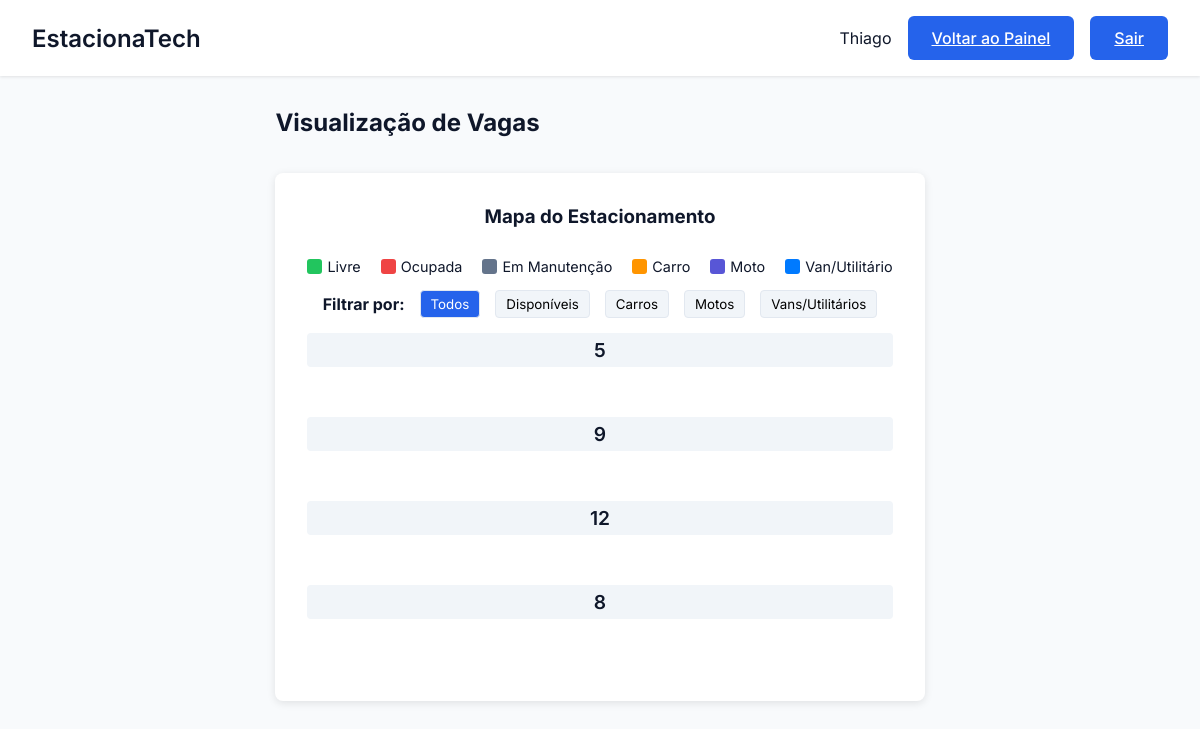
The page /vaga/visualizar_vagas (signed in) on the database its author committed.
### tables this page shows
CREATE TABLE Setor (
        id_setor TEXT PRIMARY KEY,
        n_vagas INTEGER NOT NULL
    );

### EstacionaTech/routes/vaga_routes.py (the view)
@vaga_bp.route('/visualizar_vagas')
def visualizar_vagas():
    if 'usuario_id' not in session:
        flash('Você precisa fazer login para acessar esta página.', 'error')
        return redirect(url_for('auth.login'))
    vagas = VagaController.listar_vagas()
    setores = SetorController.listar_setores()
    return render_template('visualizar_vagas.html', vagas=vagas, setores=setores, nome=session.get('nome'))

### EstacionaTech/controllers/setor_controller.py (called while the page is built)
    @staticmethod
    def listar_setores():
        setores = Setor.listar_todos()
        return setores

### EstacionaTech/controllers/vaga_controller.py (called while the page is built)
    @staticmethod
    def listar_vagas():
        vagas= Vaga.listar_todas()
        return vagas

### EstacionaTech/database/database.py (called while the page is built)
def conectar():
    diretorio_db = "EstacionaTech/database"
    if not os.path.exists(diretorio_db):
        os.makedirs(diretorio_db)  # Criar diretório caso não exista
    return sqlite3.connect(f"{diretorio_db}/estacionatech.db")

### EstacionaTech/models/setor.py (called while the page is built)
    def listar_todos():
        conn = conectar()
        cursor = conn.cursor()
        cursor.execute("SELECT * FROM Setor ORDER BY id_setor ASC")
        setores = cursor.fetchall()
        conn.close()
        return setores

### EstacionaTech/models/vaga.py (called while the page is built)
    def listar_todas():
        conn = conectar()
        cursor = conn.cursor()
        cursor.execute("SELECT * FROM vaga ORDER BY id_vaga ASC")
        vagas = cursor.fetchall()
        conn.close()
        return vagas

### EstacionaTech/templates/visualizar_vagas.html (shortened to what this page needs)
<!DOCTYPE html>
<html lang="pt-BR">
<head>
    <link rel="stylesheet" href="{{ url_for('static', filename='css/estilo.css') }}">
</head>
<body>
    <div class="dashboard">
        <header class="dashboard-header">
            <nav class="dashboard-nav container">
                <h1 class="dashboard-title">EstacionaTech</h1>
                <div class="dashboard-user">
                    <span>{{ nome }}</span>
                    {% if session.get('tipo') == 'administrador' %}
                    <a href="{{ url_for('admin.painel_admin') }}" class="btn btn-primary">Voltar ao Painel</a>
                    {% else %}
                    <a href="{{ url_for('operadores.painel_operador') }}" class="btn btn-primary">Voltar ao Painel</a>
                    {% endif %}
                    <a href="{{ url_for('auth.logout') }}" class="btn btn-primary">Sair</a>
                </div>
            </nav>
        </header>
        <main class="dashboard-content container">
            <div style="display: flex; justify-content: space-between; align-items: center; margin-bottom: 20px;">
                <h2>Visualização de Vagas</h2>
            </div>
            <div class="dashboard-card">
                <h3>Mapa do Estacionamento</h3>
                <div class="legenda">
                    <div class="legenda-item">
                        <div class="legenda-cor" style="background-color: var(--success);"></div>
                        <span>Livre</span>
                    </div>
                    <div class="legenda-item">
                        <div class="legenda-cor" style="background-color: var(--danger);"></div>
                        <span>Ocupada</span>
                    </div>
                    <div class="legenda-item">
                        <div class="legenda-cor" style="background-color: var(--secondary);"></div>
                        <span>Em Manutenção</span>
                    </div>
                    <div class="legenda-item">
                        <div class="legenda-cor" style="background-color: #ff9500;"></div>
                        <span>Carro</span>
                    </div>
                    <div class="legenda-item">
                        <div class="legenda-cor" style="background-color: #5856d6;"></div>
                        <span>Moto</span>
                    </div>
                    <div class="legenda-item">
                        <div class="legenda-cor" style="background-color: #007aff;"></div>
                        <span>Van/Utilitário</span>
                    </div>
                </div>
                <div class="filtros">
                    <span><strong>Filtrar por:</strong></span>
                    <button class="filtro-btn active" data-filtro="todos">Todos</button>
                    <button class="filtro-btn" data-filtro="livre">Disponíveis</button>
                    <button class="filtro-btn" data-filtro="carro">Carros</button>
                    <button class="filtro-btn" data-filtro="moto">Motos</button>
                    <button class="filtro-btn" data-filtro="van">Vans/Utilitários</button>
                </div>
                {% for setor in setores %}
                <div class="setor">
                    <h4 class="setor-titulo">{{ setor[1] }}</h4>
                </div>
                {% endfor %}
            </div>
        </main>
    </div>
</body>
</html>

### EstacionaTech/static/css/estilo.css (style rules this page uses)
* { margin: 0; padding: 0; box-sizing: border-box; font-family: 'Inter', sans-serif; }
:root { --primary: #2563eb; --primary-dark: #1d4ed8; --secondary: #64748b; --danger: #ef4444; --success: #22c55e; --background: #f8fafc; --surface: #ffffff; --text: #0f172a; --text-light: #64748b; }
body { background-color: var(--background); color: var(--text); min-height: 100vh; }
.container { max-width: 1200px; margin: 0 auto; padding: 0 1rem; }
.btn { display: inline-flex; align-items: center; justify-content: center; padding: 0.75rem 1.5rem; font-size: 1rem; font-weight: 500; border-radius: 6px; cursor: pointer; transition: all 0.2s; border: none; }
.btn-primary { background-color: var(--primary); color: white; }
.dashboard { min-height: 100vh; display: grid; grid-template-rows: auto 1fr; }
.dashboard-header { background: var(--surface); padding: 1rem; box-shadow: 0 1px 3px 0 rgb(0 0 0 / 0.1); }
.dashboard-nav { display: flex; justify-content: space-between; align-items: center; }
.dashboard-title { font-size: 1.5rem; font-weight: 600; }
.dashboard-user { display: flex; align-items: center; gap: 1rem; }
.dashboard-content { padding: 2rem; }
.dashboard-content h2 { margin-bottom: 1rem; }
.dashboard-card { background-color: var(--surface); padding: 2rem; border-radius: 8px; box-shadow: 0 2px 8px rgba(0,0,0,0.1); display: flex; flex-direction: column; align-items: center; text-align: center; }
.dashboard-card h3 { margin-bottom: 10px; }

### EstacionaTech/templates/visualizar_vagas.html (style rules this page uses)
.setor { margin-bottom: 30px; width: 100%; }
.setor-titulo { font-size: 1.2rem; font-weight: 600; margin-bottom: 10px; padding: 5px; background-color: #f1f5f9; border-radius: 4px; }
.legenda { display: flex; gap: 20px; margin-top: 20px; font-size: 0.9rem; flex-wrap: wrap; }
.legenda-item { display: flex; align-items: center; gap: 5px; }
.legenda-cor { width: 15px; height: 15px; border-radius: 3px; }
.filtros { margin: 15px 0; display: flex; gap: 15px; align-items: center; }
.filtro-btn { padding: 5px 10px; border-radius: 4px; background-color: #f1f5f9; border: 1px solid #e2e8f0; cursor: pointer; }
.filtro-btn.active { background-color: var(--primary); color: white; }

### rows shown on the page
Setor: n_vagas "5"
Setor: n_vagas "9"
Setor: n_vagas "12"
Setor: n_vagas "8"

### other values the page prints
{{ nome }} "Thiago"
